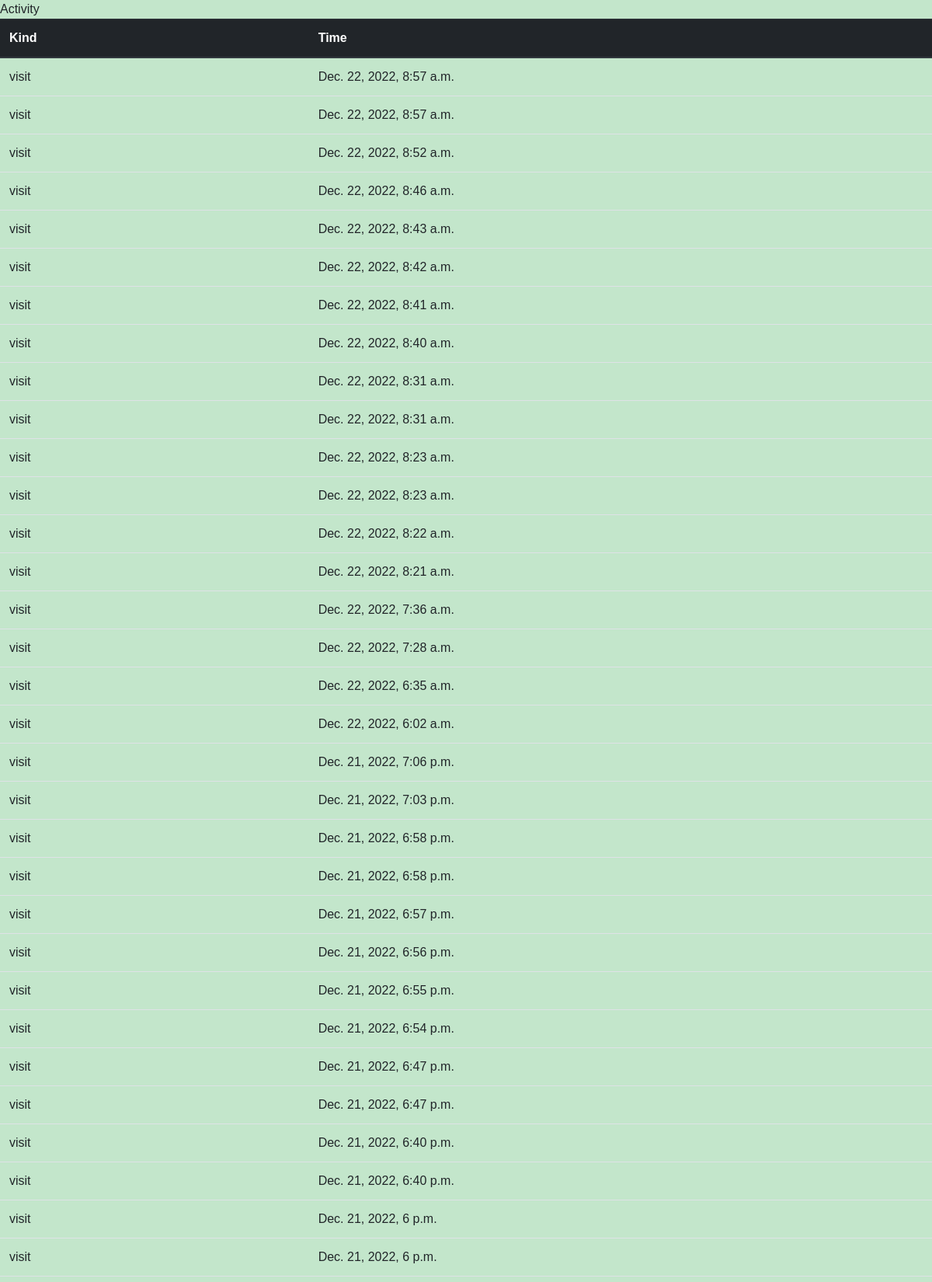
Page /en/home/activity (upper part) on the committed database.
### exam/models.py (models this page shows)
class Activity(models.Model):
    kind = models.CharField(max_length = 50)
    time = models.DateTimeField(auto_now_add=True)

### exam/views.py (the view)
# urls.py: path("activity", ActivityView.as_view(), name="activity")
class ActivityView(View):
    template_name = "activity.html"
    def get(self, request, *args, **kwargs):
        activities = Activity.objects.all()[::-1]
        context = {"activities" : activities}
        return render(request, self.template_name, context)

### exam/templates/activity.html
{% extends "base.html" %}
{% load i18n %}
{% block content %}
Activity
<table class="table">
    <thead class="thead-dark">
      <tr>
        {% load static %}
        <th scope="col">Kind</th>
        <th scope="col">Time</th>
      </tr>
    </thead>
    <tbody id="tbody">
        {% for activity in activities %}
        <tr>
            <td>{{activity.kind}}</td>
            <td>{{activity.time}}</td>
        </tr>
        {% endfor %}
    </tbody>
  </table>
{% endblock %}

### exam/templates/base.html (shortened to what this page needs)
{% load static %}
{% load i18n %}
<!DOCTYPE html>
<html lang="en">
<head>
    <link rel="stylesheet" href="https://cdn.jsdelivr.net/npm/bootstrap@4.0.0/dist/css/bootstrap.min.css">
    <link rel="stylesheet" type="text/css" href="{% static 'css/general.css' %}"/>
</head>
<body>
    {% block content %}{% endblock %}
</body>
</html>

### static/css/general.css (style rules this page uses)
body { font-family: Arial; background-color: rgb(195, 230, 203); }

### rows in the picture
Activity: kind "visit", time "Dec. 22, 2022, 8:57 a.m."
Activity: kind "visit", time "Dec. 22, 2022, 8:57 a.m."
Activity: kind "visit", time "Dec. 22, 2022, 8:52 a.m."
Activity: kind "visit", time "Dec. 22, 2022, 8:46 a.m."
Activity: kind "visit", time "Dec. 22, 2022, 8:43 a.m."
Activity: kind "visit", time "Dec. 22, 2022, 8:42 a.m."
Activity: kind "visit", time "Dec. 22, 2022, 8:41 a.m."
Activity: kind "visit", time "Dec. 22, 2022, 8:40 a.m."
Activity: kind "visit", time "Dec. 22, 2022, 8:31 a.m."
Activity: kind "visit", time "Dec. 22, 2022, 8:31 a.m."
Activity: kind "visit", time "Dec. 22, 2022, 8:23 a.m."
Activity: kind "visit", time "Dec. 22, 2022, 8:23 a.m."
Activity: kind "visit", time "Dec. 22, 2022, 8:22 a.m."
Activity: kind "visit", time "Dec. 22, 2022, 8:21 a.m."
Activity: kind "visit", time "Dec. 22, 2022, 7:36 a.m."
Activity: kind "visit", time "Dec. 22, 2022, 7:28 a.m."
Activity: kind "visit", time "Dec. 22, 2022, 6:35 a.m."
Activity: kind "visit", time "Dec. 22, 2022, 6:02 a.m."
Activity: kind "visit", time "Dec. 21, 2022, 7:06 p.m."
Activity: kind "visit", time "Dec. 21, 2022, 7:03 p.m."
Activity: kind "visit", time "Dec. 21, 2022, 6:58 p.m."
Activity: kind "visit", time "Dec. 21, 2022, 6:58 p.m."
Activity: kind "visit", time "Dec. 21, 2022, 6:57 p.m."
Activity: kind "visit", time "Dec. 21, 2022, 6:56 p.m."
Activity: kind "visit", time "Dec. 21, 2022, 6:55 p.m."
Activity: kind "visit", time "Dec. 21, 2022, 6:54 p.m."
Activity: kind "visit", time "Dec. 21, 2022, 6:47 p.m."
Activity: kind "visit", time "Dec. 21, 2022, 6:47 p.m."
Activity: kind "visit", time "Dec. 21, 2022, 6:40 p.m."
Activity: kind "visit", time "Dec. 21, 2022, 6:40 p.m."
Activity: kind "visit", time "Dec. 21, 2022, 6 p.m."
Activity: kind "visit", time "Dec. 21, 2022, 6 p.m."
